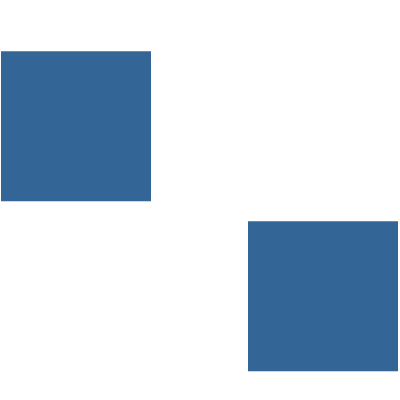
Frame 1 (no input)
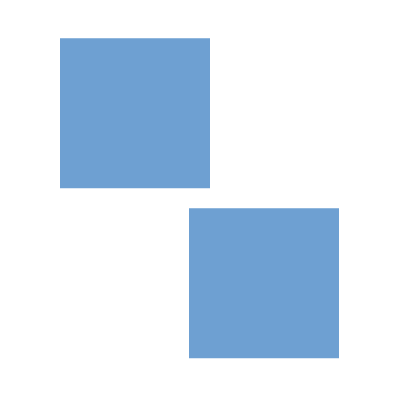
Frame 60 (the mouse pressed at the canvas centre just before this capture)
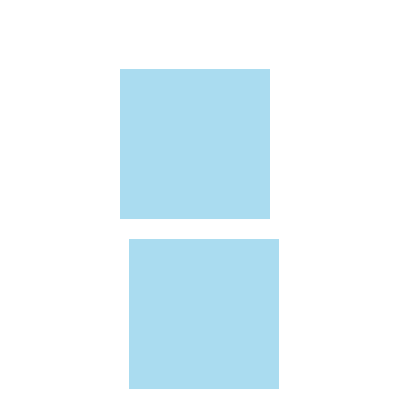
Frame 120 (the mouse held since frame 60 and released just before this capture)

The Processing sketch that drew these frames (run headless with seeded random() and noise(); from frame 60 on, the mouse is pressed at the canvas centre):

// Processing sketch: Two_Wrapping_Squares_Sine_Curve
// ── Two_Wrapping_Squares_Sine_Curve.pde
int x = 0;
int y = 399;
float z = 0.0;

int a = 50;
int b = 100;
int c = 150;
boolean aBackwards = false;
boolean bBackwards = false;
boolean cBackwards = false;

int width = 150;

void setup()
{
  size( 400, 400 );
  frameRate( 50 );
  noStroke();
}

void draw()
{ 
  if( a >= 255 )
  {
    aBackwards = true;
  }
  if( a <= 0 )
  {
    aBackwards = false;
  }
  if( b >= 255 )
  {
    bBackwards = true;
  }
  if( b <= 0 )
  {
    bBackwards = false;
  }
  if( c >= 255 )
  {
    cBackwards = true;
  }
  if( c <= 0 )
  {
    cBackwards = false;
  }
  
  if( aBackwards )
  {
    a--;
  }
  else
  {
    a++;
  }
  if( bBackwards )
  {
    b--;
  }
  else
  {
    b++;
  }
  if( cBackwards )
  {
    c--;
  }
  else
  {
    c++;
  }
  
  background( 255 );
  x++;
  y--;
  
  if( z >= 2 * Math.PI )
  {
    z = 0;
  }
  
  z += 0.01 * 2 * Math.PI;
  
  if( x >= 400 )
  {
    x = 0;
  }
  
  fill( a, b, c);
  rect( ( x - 399 ), ( 50 + 20 * sin( z ) ), width, width );
  
  fill( a, b, c);
  rect( x, ( 50 + 20 * sin( z ) ), width, width );
  
  if( y <= 0 )
  {
    y = 399;
  }

  fill( a, b, c );
  rect( ( 399 - width + y ), ( 220 + 20 * sin( z ) ), width, width );

  fill( a, b, c );
  rect( ( y - width ), ( 220 + 20 * sin( z ) ), width, width );
}
